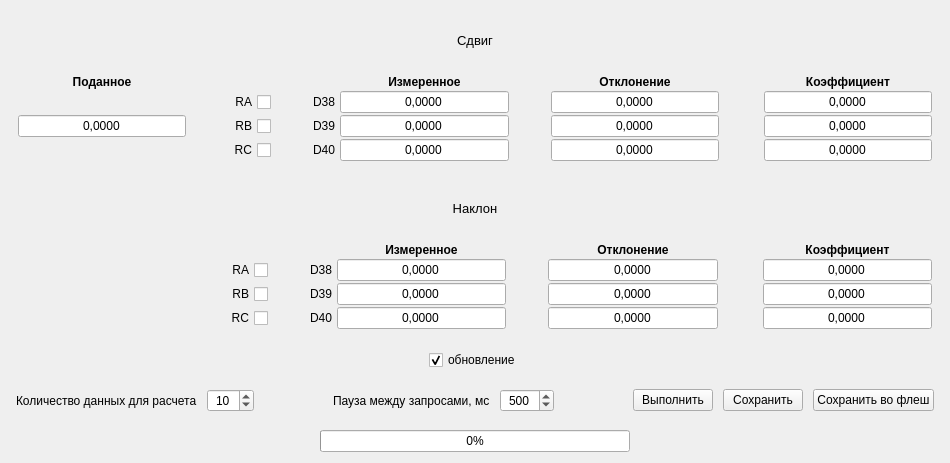
<?xml version="1.0" encoding="UTF-8"?>
<ui version="4.0">
 <class>CCalibrationWidgetBRUResistance</class>
 <widget class="QWidget" name="CCalibrationWidgetBRUResistance">
  <property name="geometry">
   <rect>
    <x>0</x>
    <y>0</y>
    <width>950</width>
    <height>463</height>
   </rect>
  </property>
  <property name="windowTitle">
   <string>Form</string>
  </property>
  <layout class="QVBoxLayout" name="verticalLayoutCentral_2">
   <item>
    <layout class="QVBoxLayout" name="verticalLayoutCentral">
     <property name="leftMargin">
      <number>5</number>
     </property>
     <property name="topMargin">
      <number>2</number>
     </property>
     <property name="rightMargin">
      <number>5</number>
     </property>
     <property name="bottomMargin">
      <number>2</number>
     </property>
     <item>
      <widget class="QLabel" name="label">
       <property name="font">
        <font>
         <pointsize>10</pointsize>
        </font>
       </property>
       <property name="text">
        <string>Сдвиг</string>
       </property>
       <property name="alignment">
        <set>Qt::AlignCenter</set>
       </property>
      </widget>
     </item>
     <item>
      <layout class="QGridLayout" name="gridLayoutShift" rowstretch="0,0,0,0">
       <property name="leftMargin">
        <number>2</number>
       </property>
       <property name="topMargin">
        <number>2</number>
       </property>
       <property name="rightMargin">
        <number>2</number>
       </property>
       <property name="bottomMargin">
        <number>2</number>
       </property>
       <property name="horizontalSpacing">
        <number>5</number>
       </property>
       <property name="verticalSpacing">
        <number>2</number>
       </property>
       <item row="0" column="7">
        <widget class="QLabel" name="label_10">
         <property name="font">
          <font>
           <weight>75</weight>
           <bold>true</bold>
          </font>
         </property>
         <property name="text">
          <string>Отклонение</string>
         </property>
         <property name="scaledContents">
          <bool>true</bool>
         </property>
         <property name="alignment">
          <set>Qt::AlignCenter</set>
         </property>
        </widget>
       </item>
       <item row="2" column="0">
        <widget class="CLineEdit" name="lineEditPowerStandardPhase">
         <property name="sizePolicy">
          <sizepolicy hsizetype="Expanding" vsizetype="Fixed">
           <horstretch>0</horstretch>
           <verstretch>0</verstretch>
          </sizepolicy>
         </property>
         <property name="toolTip">
          <string>Эталонное значение</string>
         </property>
         <property name="text">
          <string>0,0000</string>
         </property>
         <property name="alignment">
          <set>Qt::AlignCenter</set>
         </property>
        </widget>
       </item>
       <item row="1" column="4">
        <widget class="QLabel" name="label_5">
         <property name="sizePolicy">
          <sizepolicy hsizetype="Fixed" vsizetype="Fixed">
           <horstretch>0</horstretch>
           <verstretch>0</verstretch>
          </sizepolicy>
         </property>
         <property name="text">
          <string>D38</string>
         </property>
         <property name="scaledContents">
          <bool>true</bool>
         </property>
         <property name="alignment">
          <set>Qt::AlignCenter</set>
         </property>
        </widget>
       </item>
       <item row="2" column="6">
        <spacer name="horizontalSpacer_60">
         <property name="orientation">
          <enum>Qt::Horizontal</enum>
         </property>
         <property name="sizeType">
          <enum>QSizePolicy::Fixed</enum>
         </property>
         <property name="sizeHint" stdset="0">
          <size>
           <width>37</width>
           <height>17</height>
          </size>
         </property>
        </spacer>
       </item>
       <item row="2" column="8">
        <spacer name="horizontalSpacer_62">
         <property name="orientation">
          <enum>Qt::Horizontal</enum>
         </property>
         <property name="sizeType">
          <enum>QSizePolicy::Fixed</enum>
         </property>
         <property name="sizeHint" stdset="0">
          <size>
           <width>40</width>
           <height>20</height>
          </size>
         </property>
        </spacer>
       </item>
       <item row="2" column="9">
        <widget class="CLineEdit" name="lineEditFactorRBShift">
         <property name="sizePolicy">
          <sizepolicy hsizetype="Expanding" vsizetype="Fixed">
           <horstretch>0</horstretch>
           <verstretch>0</verstretch>
          </sizepolicy>
         </property>
         <property name="toolTip">
          <string>Расчитанный коэффициент для фазы В</string>
         </property>
         <property name="text">
          <string>0,0000</string>
         </property>
         <property name="alignment">
          <set>Qt::AlignCenter</set>
         </property>
        </widget>
       </item>
       <item row="2" column="4">
        <widget class="QLabel" name="label_4">
         <property name="sizePolicy">
          <sizepolicy hsizetype="Fixed" vsizetype="Fixed">
           <horstretch>0</horstretch>
           <verstretch>0</verstretch>
          </sizepolicy>
         </property>
         <property name="text">
          <string>D39</string>
         </property>
         <property name="scaledContents">
          <bool>true</bool>
         </property>
         <property name="alignment">
          <set>Qt::AlignCenter</set>
         </property>
        </widget>
       </item>
       <item row="3" column="7">
        <widget class="CLineEdit" name="lineEditDeviationRCShift">
         <property name="sizePolicy">
          <sizepolicy hsizetype="Expanding" vsizetype="Fixed">
           <horstretch>0</horstretch>
           <verstretch>0</verstretch>
          </sizepolicy>
         </property>
         <property name="toolTip">
          <string>Среднеквадратическое значение фазы С</string>
         </property>
         <property name="text">
          <string>0,0000</string>
         </property>
         <property name="alignment">
          <set>Qt::AlignCenter</set>
         </property>
         <property name="readOnly">
          <bool>true</bool>
         </property>
        </widget>
       </item>
       <item row="1" column="5">
        <widget class="CLineEdit" name="lineEditMeasuredD38Shift">
         <property name="sizePolicy">
          <sizepolicy hsizetype="Expanding" vsizetype="Fixed">
           <horstretch>0</horstretch>
           <verstretch>0</verstretch>
          </sizepolicy>
         </property>
         <property name="toolTip">
          <string>&lt;html&gt;&lt;head/&gt;&lt;body&gt;&lt;p&gt;Среднее арифметическое значение фазы А&lt;/p&gt;&lt;/body&gt;&lt;/html&gt;</string>
         </property>
         <property name="text">
          <string>0,0000</string>
         </property>
         <property name="alignment">
          <set>Qt::AlignCenter</set>
         </property>
         <property name="readOnly">
          <bool>true</bool>
         </property>
        </widget>
       </item>
       <item row="0" column="0">
        <widget class="QLabel" name="label_7">
         <property name="font">
          <font>
           <weight>75</weight>
           <bold>true</bold>
          </font>
         </property>
         <property name="text">
          <string>Поданное</string>
         </property>
         <property name="scaledContents">
          <bool>true</bool>
         </property>
         <property name="alignment">
          <set>Qt::AlignCenter</set>
         </property>
        </widget>
       </item>
       <item row="2" column="5">
        <widget class="CLineEdit" name="lineEditMeasuredD39Shift">
         <property name="sizePolicy">
          <sizepolicy hsizetype="Expanding" vsizetype="Fixed">
           <horstretch>0</horstretch>
           <verstretch>0</verstretch>
          </sizepolicy>
         </property>
         <property name="toolTip">
          <string>&lt;html&gt;&lt;head/&gt;&lt;body&gt;&lt;p&gt;Среднее арифметическое значение фазы В&lt;/p&gt;&lt;/body&gt;&lt;/html&gt;</string>
         </property>
         <property name="text">
          <string>0,0000</string>
         </property>
         <property name="alignment">
          <set>Qt::AlignCenter</set>
         </property>
         <property name="readOnly">
          <bool>true</bool>
         </property>
        </widget>
       </item>
       <item row="2" column="3">
        <spacer name="horizontalSpacer_69">
         <property name="orientation">
          <enum>Qt::Horizontal</enum>
         </property>
         <property name="sizeType">
          <enum>QSizePolicy::Fixed</enum>
         </property>
         <property name="sizeHint" stdset="0">
          <size>
           <width>37</width>
           <height>17</height>
          </size>
         </property>
        </spacer>
       </item>
       <item row="1" column="9">
        <widget class="CLineEdit" name="lineEditFactorRAShift">
         <property name="sizePolicy">
          <sizepolicy hsizetype="Expanding" vsizetype="Fixed">
           <horstretch>0</horstretch>
           <verstretch>0</verstretch>
          </sizepolicy>
         </property>
         <property name="toolTip">
          <string>Расчитанный коэффициент для фазы А</string>
         </property>
         <property name="text">
          <string>0,0000</string>
         </property>
         <property name="alignment">
          <set>Qt::AlignCenter</set>
         </property>
        </widget>
       </item>
       <item row="3" column="5">
        <widget class="CLineEdit" name="lineEditMeasuredD40Shift">
         <property name="sizePolicy">
          <sizepolicy hsizetype="Expanding" vsizetype="Fixed">
           <horstretch>0</horstretch>
           <verstretch>0</verstretch>
          </sizepolicy>
         </property>
         <property name="toolTip">
          <string>&lt;html&gt;&lt;head/&gt;&lt;body&gt;&lt;p&gt;Среднее арифметическое значение фазы С&lt;/p&gt;&lt;/body&gt;&lt;/html&gt;</string>
         </property>
         <property name="text">
          <string>0,0000</string>
         </property>
         <property name="alignment">
          <set>Qt::AlignCenter</set>
         </property>
         <property name="readOnly">
          <bool>true</bool>
         </property>
        </widget>
       </item>
       <item row="0" column="9">
        <widget class="QLabel" name="label_9">
         <property name="font">
          <font>
           <weight>75</weight>
           <bold>true</bold>
          </font>
         </property>
         <property name="text">
          <string>Коэффициент</string>
         </property>
         <property name="scaledContents">
          <bool>true</bool>
         </property>
         <property name="alignment">
          <set>Qt::AlignCenter</set>
         </property>
        </widget>
       </item>
       <item row="1" column="7">
        <widget class="CLineEdit" name="lineEditDeviationRAShift">
         <property name="sizePolicy">
          <sizepolicy hsizetype="Expanding" vsizetype="Fixed">
           <horstretch>0</horstretch>
           <verstretch>0</verstretch>
          </sizepolicy>
         </property>
         <property name="toolTip">
          <string>Среднеквадратическое значение фазы А</string>
         </property>
         <property name="text">
          <string>0,0000</string>
         </property>
         <property name="alignment">
          <set>Qt::AlignCenter</set>
         </property>
         <property name="readOnly">
          <bool>true</bool>
         </property>
        </widget>
       </item>
       <item row="2" column="2">
        <widget class="QCheckBox" name="checkBoxRBShift">
         <property name="sizePolicy">
          <sizepolicy hsizetype="Fixed" vsizetype="Fixed">
           <horstretch>0</horstretch>
           <verstretch>0</verstretch>
          </sizepolicy>
         </property>
         <property name="toolTip">
          <string>Состояние фазы В</string>
         </property>
         <property name="layoutDirection">
          <enum>Qt::RightToLeft</enum>
         </property>
         <property name="text">
          <string>RB</string>
         </property>
        </widget>
       </item>
       <item row="3" column="2">
        <widget class="QCheckBox" name="checkBoxRCShift">
         <property name="sizePolicy">
          <sizepolicy hsizetype="Fixed" vsizetype="Fixed">
           <horstretch>0</horstretch>
           <verstretch>0</verstretch>
          </sizepolicy>
         </property>
         <property name="toolTip">
          <string>Состояние фазы С</string>
         </property>
         <property name="layoutDirection">
          <enum>Qt::RightToLeft</enum>
         </property>
         <property name="text">
          <string>RC</string>
         </property>
        </widget>
       </item>
       <item row="3" column="9">
        <widget class="CLineEdit" name="lineEditFactorRCShift">
         <property name="sizePolicy">
          <sizepolicy hsizetype="Expanding" vsizetype="Fixed">
           <horstretch>0</horstretch>
           <verstretch>0</verstretch>
          </sizepolicy>
         </property>
         <property name="toolTip">
          <string>Расчитанный коэффициент для фазы С</string>
         </property>
         <property name="text">
          <string>0,0000</string>
         </property>
         <property name="alignment">
          <set>Qt::AlignCenter</set>
         </property>
        </widget>
       </item>
       <item row="2" column="7">
        <widget class="CLineEdit" name="lineEditDeviationRBShift">
         <property name="sizePolicy">
          <sizepolicy hsizetype="Expanding" vsizetype="Fixed">
           <horstretch>0</horstretch>
           <verstretch>0</verstretch>
          </sizepolicy>
         </property>
         <property name="toolTip">
          <string>Среднеквадратическое значение фазы В</string>
         </property>
         <property name="text">
          <string>0,0000</string>
         </property>
         <property name="alignment">
          <set>Qt::AlignCenter</set>
         </property>
         <property name="readOnly">
          <bool>true</bool>
         </property>
        </widget>
       </item>
       <item row="3" column="4">
        <widget class="QLabel" name="label_6">
         <property name="sizePolicy">
          <sizepolicy hsizetype="Fixed" vsizetype="Fixed">
           <horstretch>0</horstretch>
           <verstretch>0</verstretch>
          </sizepolicy>
         </property>
         <property name="text">
          <string>D40</string>
         </property>
         <property name="scaledContents">
          <bool>true</bool>
         </property>
         <property name="alignment">
          <set>Qt::AlignCenter</set>
         </property>
        </widget>
       </item>
       <item row="2" column="1">
        <spacer name="horizontalSpacer_63">
         <property name="orientation">
          <enum>Qt::Horizontal</enum>
         </property>
         <property name="sizeType">
          <enum>QSizePolicy::Fixed</enum>
         </property>
         <property name="sizeHint" stdset="0">
          <size>
           <width>37</width>
           <height>17</height>
          </size>
         </property>
        </spacer>
       </item>
       <item row="0" column="5">
        <widget class="QLabel" name="label_8">
         <property name="font">
          <font>
           <weight>75</weight>
           <bold>true</bold>
          </font>
         </property>
         <property name="text">
          <string>Измеренное</string>
         </property>
         <property name="scaledContents">
          <bool>true</bool>
         </property>
         <property name="alignment">
          <set>Qt::AlignCenter</set>
         </property>
        </widget>
       </item>
       <item row="1" column="2">
        <widget class="QCheckBox" name="checkBoxRAShift">
         <property name="sizePolicy">
          <sizepolicy hsizetype="Fixed" vsizetype="Fixed">
           <horstretch>0</horstretch>
           <verstretch>0</verstretch>
          </sizepolicy>
         </property>
         <property name="toolTip">
          <string>Состояние фазы А</string>
         </property>
         <property name="layoutDirection">
          <enum>Qt::RightToLeft</enum>
         </property>
         <property name="text">
          <string>RA</string>
         </property>
         <property name="checked">
          <bool>false</bool>
         </property>
        </widget>
       </item>
      </layout>
     </item>
     <item>
      <spacer name="verticalSpacer_9">
       <property name="orientation">
        <enum>Qt::Vertical</enum>
       </property>
       <property name="sizeType">
        <enum>QSizePolicy::Fixed</enum>
       </property>
       <property name="sizeHint" stdset="0">
        <size>
         <width>20</width>
         <height>13</height>
        </size>
       </property>
      </spacer>
     </item>
     <item>
      <widget class="QLabel" name="label_2">
       <property name="font">
        <font>
         <pointsize>10</pointsize>
        </font>
       </property>
       <property name="text">
        <string>Наклон</string>
       </property>
       <property name="alignment">
        <set>Qt::AlignCenter</set>
       </property>
      </widget>
     </item>
     <item>
      <layout class="QGridLayout" name="gridLayoutIncline" rowstretch="0,0,0,0">
       <property name="leftMargin">
        <number>2</number>
       </property>
       <property name="topMargin">
        <number>2</number>
       </property>
       <property name="rightMargin">
        <number>2</number>
       </property>
       <property name="bottomMargin">
        <number>2</number>
       </property>
       <property name="horizontalSpacing">
        <number>5</number>
       </property>
       <property name="verticalSpacing">
        <number>2</number>
       </property>
       <item row="3" column="9">
        <widget class="CLineEdit" name="lineEditFactorRCIncline">
         <property name="sizePolicy">
          <sizepolicy hsizetype="Expanding" vsizetype="Fixed">
           <horstretch>0</horstretch>
           <verstretch>0</verstretch>
          </sizepolicy>
         </property>
         <property name="toolTip">
          <string>Расчитанный коэффициент для фазы С</string>
         </property>
         <property name="text">
          <string>0,0000</string>
         </property>
         <property name="alignment">
          <set>Qt::AlignCenter</set>
         </property>
        </widget>
       </item>
       <item row="0" column="7">
        <widget class="QLabel" name="label_20">
         <property name="font">
          <font>
           <weight>75</weight>
           <bold>true</bold>
          </font>
         </property>
         <property name="text">
          <string>Отклонение</string>
         </property>
         <property name="scaledContents">
          <bool>true</bool>
         </property>
         <property name="alignment">
          <set>Qt::AlignCenter</set>
         </property>
        </widget>
       </item>
       <item row="2" column="5">
        <widget class="CLineEdit" name="lineEditMeasuredD39Incline">
         <property name="sizePolicy">
          <sizepolicy hsizetype="Expanding" vsizetype="Fixed">
           <horstretch>0</horstretch>
           <verstretch>0</verstretch>
          </sizepolicy>
         </property>
         <property name="toolTip">
          <string>&lt;html&gt;&lt;head/&gt;&lt;body&gt;&lt;p&gt;Среднее арифметическое значение фазы В&lt;/p&gt;&lt;/body&gt;&lt;/html&gt;</string>
         </property>
         <property name="text">
          <string>0,0000</string>
         </property>
         <property name="alignment">
          <set>Qt::AlignCenter</set>
         </property>
         <property name="readOnly">
          <bool>true</bool>
         </property>
        </widget>
       </item>
       <item row="0" column="9">
        <widget class="QLabel" name="label_18">
         <property name="font">
          <font>
           <weight>75</weight>
           <bold>true</bold>
          </font>
         </property>
         <property name="text">
          <string>Коэффициент</string>
         </property>
         <property name="scaledContents">
          <bool>true</bool>
         </property>
         <property name="alignment">
          <set>Qt::AlignCenter</set>
         </property>
        </widget>
       </item>
       <item row="3" column="7">
        <widget class="CLineEdit" name="lineEditDeviationRCIncline">
         <property name="sizePolicy">
          <sizepolicy hsizetype="Expanding" vsizetype="Fixed">
           <horstretch>0</horstretch>
           <verstretch>0</verstretch>
          </sizepolicy>
         </property>
         <property name="toolTip">
          <string>Среднеквадратическое значение фазы С</string>
         </property>
         <property name="text">
          <string>0,0000</string>
         </property>
         <property name="alignment">
          <set>Qt::AlignCenter</set>
         </property>
         <property name="readOnly">
          <bool>true</bool>
         </property>
        </widget>
       </item>
       <item row="1" column="7">
        <widget class="CLineEdit" name="lineEditDeviationRAIncline">
         <property name="sizePolicy">
          <sizepolicy hsizetype="Expanding" vsizetype="Fixed">
           <horstretch>0</horstretch>
           <verstretch>0</verstretch>
          </sizepolicy>
         </property>
         <property name="toolTip">
          <string>Среднеквадратическое значение фазы А</string>
         </property>
         <property name="text">
          <string>0,0000</string>
         </property>
         <property name="alignment">
          <set>Qt::AlignCenter</set>
         </property>
         <property name="readOnly">
          <bool>true</bool>
         </property>
        </widget>
       </item>
       <item row="2" column="7">
        <widget class="CLineEdit" name="lineEditDeviationRBIncline">
         <property name="sizePolicy">
          <sizepolicy hsizetype="Expanding" vsizetype="Fixed">
           <horstretch>0</horstretch>
           <verstretch>0</verstretch>
          </sizepolicy>
         </property>
         <property name="toolTip">
          <string>Среднеквадратическое значение фазы В</string>
         </property>
         <property name="text">
          <string>0,0000</string>
         </property>
         <property name="alignment">
          <set>Qt::AlignCenter</set>
         </property>
         <property name="readOnly">
          <bool>true</bool>
         </property>
        </widget>
       </item>
       <item row="2" column="4">
        <widget class="QLabel" name="label_16">
         <property name="sizePolicy">
          <sizepolicy hsizetype="Fixed" vsizetype="Fixed">
           <horstretch>0</horstretch>
           <verstretch>0</verstretch>
          </sizepolicy>
         </property>
         <property name="text">
          <string>D39</string>
         </property>
         <property name="scaledContents">
          <bool>true</bool>
         </property>
         <property name="alignment">
          <set>Qt::AlignCenter</set>
         </property>
        </widget>
       </item>
       <item row="2" column="8">
        <spacer name="horizontalSpacer_64">
         <property name="orientation">
          <enum>Qt::Horizontal</enum>
         </property>
         <property name="sizeType">
          <enum>QSizePolicy::Fixed</enum>
         </property>
         <property name="sizeHint" stdset="0">
          <size>
           <width>40</width>
           <height>20</height>
          </size>
         </property>
        </spacer>
       </item>
       <item row="1" column="5">
        <widget class="CLineEdit" name="lineEditMeasuredD38Incline">
         <property name="sizePolicy">
          <sizepolicy hsizetype="Expanding" vsizetype="Fixed">
           <horstretch>0</horstretch>
           <verstretch>0</verstretch>
          </sizepolicy>
         </property>
         <property name="toolTip">
          <string>&lt;html&gt;&lt;head/&gt;&lt;body&gt;&lt;p&gt;Среднее арифметическое значение фазы А&lt;/p&gt;&lt;/body&gt;&lt;/html&gt;</string>
         </property>
         <property name="text">
          <string>0,0000</string>
         </property>
         <property name="alignment">
          <set>Qt::AlignCenter</set>
         </property>
         <property name="readOnly">
          <bool>true</bool>
         </property>
        </widget>
       </item>
       <item row="1" column="4">
        <widget class="QLabel" name="label_15">
         <property name="sizePolicy">
          <sizepolicy hsizetype="Fixed" vsizetype="Fixed">
           <horstretch>0</horstretch>
           <verstretch>0</verstretch>
          </sizepolicy>
         </property>
         <property name="text">
          <string>D38</string>
         </property>
         <property name="scaledContents">
          <bool>true</bool>
         </property>
         <property name="alignment">
          <set>Qt::AlignCenter</set>
         </property>
        </widget>
       </item>
       <item row="0" column="5">
        <widget class="QLabel" name="label_19">
         <property name="font">
          <font>
           <weight>75</weight>
           <bold>true</bold>
          </font>
         </property>
         <property name="text">
          <string>Измеренное</string>
         </property>
         <property name="scaledContents">
          <bool>true</bool>
         </property>
         <property name="alignment">
          <set>Qt::AlignCenter</set>
         </property>
        </widget>
       </item>
       <item row="1" column="2">
        <widget class="QCheckBox" name="checkBoxRAIncline">
         <property name="sizePolicy">
          <sizepolicy hsizetype="Fixed" vsizetype="Fixed">
           <horstretch>0</horstretch>
           <verstretch>0</verstretch>
          </sizepolicy>
         </property>
         <property name="toolTip">
          <string>Состояние фазы А</string>
         </property>
         <property name="layoutDirection">
          <enum>Qt::RightToLeft</enum>
         </property>
         <property name="text">
          <string>RA</string>
         </property>
         <property name="checked">
          <bool>false</bool>
         </property>
        </widget>
       </item>
       <item row="2" column="6">
        <spacer name="horizontalSpacer_61">
         <property name="orientation">
          <enum>Qt::Horizontal</enum>
         </property>
         <property name="sizeType">
          <enum>QSizePolicy::Fixed</enum>
         </property>
         <property name="sizeHint" stdset="0">
          <size>
           <width>37</width>
           <height>17</height>
          </size>
         </property>
        </spacer>
       </item>
       <item row="1" column="9">
        <widget class="CLineEdit" name="lineEditFactorRAIncline">
         <property name="sizePolicy">
          <sizepolicy hsizetype="Expanding" vsizetype="Fixed">
           <horstretch>0</horstretch>
           <verstretch>0</verstretch>
          </sizepolicy>
         </property>
         <property name="toolTip">
          <string>Расчитанный коэффициент для фазы А</string>
         </property>
         <property name="text">
          <string>0,0000</string>
         </property>
         <property name="alignment">
          <set>Qt::AlignCenter</set>
         </property>
        </widget>
       </item>
       <item row="3" column="5">
        <widget class="CLineEdit" name="lineEditMeasuredD40Incline">
         <property name="sizePolicy">
          <sizepolicy hsizetype="Expanding" vsizetype="Fixed">
           <horstretch>0</horstretch>
           <verstretch>0</verstretch>
          </sizepolicy>
         </property>
         <property name="toolTip">
          <string>&lt;html&gt;&lt;head/&gt;&lt;body&gt;&lt;p&gt;Среднее арифметическое значение фазы С&lt;/p&gt;&lt;/body&gt;&lt;/html&gt;</string>
         </property>
         <property name="text">
          <string>0,0000</string>
         </property>
         <property name="alignment">
          <set>Qt::AlignCenter</set>
         </property>
         <property name="readOnly">
          <bool>true</bool>
         </property>
        </widget>
       </item>
       <item row="3" column="4">
        <widget class="QLabel" name="label_12">
         <property name="sizePolicy">
          <sizepolicy hsizetype="Fixed" vsizetype="Fixed">
           <horstretch>0</horstretch>
           <verstretch>0</verstretch>
          </sizepolicy>
         </property>
         <property name="text">
          <string>D40</string>
         </property>
         <property name="scaledContents">
          <bool>true</bool>
         </property>
         <property name="alignment">
          <set>Qt::AlignCenter</set>
         </property>
        </widget>
       </item>
       <item row="3" column="2">
        <widget class="QCheckBox" name="checkBoxRCIncline">
         <property name="sizePolicy">
          <sizepolicy hsizetype="Fixed" vsizetype="Fixed">
           <horstretch>0</horstretch>
           <verstretch>0</verstretch>
          </sizepolicy>
         </property>
         <property name="toolTip">
          <string>Состояние фазы С</string>
         </property>
         <property name="layoutDirection">
          <enum>Qt::RightToLeft</enum>
         </property>
         <property name="text">
          <string>RC</string>
         </property>
        </widget>
       </item>
       <item row="2" column="1">
        <spacer name="horizontalSpacer_65">
         <property name="orientation">
          <enum>Qt::Horizontal</enum>
         </property>
         <property name="sizeType">
          <enum>QSizePolicy::Fixed</enum>
         </property>
         <property name="sizeHint" stdset="0">
          <size>
           <width>37</width>
           <height>17</height>
          </size>
         </property>
        </spacer>
       </item>
       <item row="2" column="9">
        <widget class="CLineEdit" name="lineEditFactorRBIncline">
         <property name="sizePolicy">
          <sizepolicy hsizetype="Expanding" vsizetype="Fixed">
           <horstretch>0</horstretch>
           <verstretch>0</verstretch>
          </sizepolicy>
         </property>
         <property name="toolTip">
          <string>Расчитанный коэффициент для фазы В</string>
         </property>
         <property name="text">
          <string>0,0000</string>
         </property>
         <property name="alignment">
          <set>Qt::AlignCenter</set>
         </property>
        </widget>
       </item>
       <item row="2" column="2">
        <widget class="QCheckBox" name="checkBoxRBIncline">
         <property name="sizePolicy">
          <sizepolicy hsizetype="Fixed" vsizetype="Fixed">
           <horstretch>0</horstretch>
           <verstretch>0</verstretch>
          </sizepolicy>
         </property>
         <property name="toolTip">
          <string>Состояние фазы В</string>
         </property>
         <property name="layoutDirection">
          <enum>Qt::RightToLeft</enum>
         </property>
         <property name="text">
          <string>RB</string>
         </property>
        </widget>
       </item>
       <item row="2" column="3">
        <spacer name="horizontalSpacer_70">
         <property name="orientation">
          <enum>Qt::Horizontal</enum>
         </property>
         <property name="sizeType">
          <enum>QSizePolicy::Fixed</enum>
         </property>
         <property name="sizeHint" stdset="0">
          <size>
           <width>37</width>
           <height>17</height>
          </size>
         </property>
        </spacer>
       </item>
       <item row="2" column="0">
        <spacer name="horizontalSpacer_7">
         <property name="orientation">
          <enum>Qt::Horizontal</enum>
         </property>
         <property name="sizeHint" stdset="0">
          <size>
           <width>40</width>
           <height>20</height>
          </size>
         </property>
        </spacer>
       </item>
      </layout>
     </item>
     <item>
      <spacer name="verticalSpacer_7">
       <property name="orientation">
        <enum>Qt::Vertical</enum>
       </property>
       <property name="sizeType">
        <enum>QSizePolicy::Fixed</enum>
       </property>
       <property name="sizeHint" stdset="0">
        <size>
         <width>20</width>
         <height>13</height>
        </size>
       </property>
      </spacer>
     </item>
     <item>
      <layout class="QHBoxLayout" name="horizontalLayout_2">
       <item>
        <spacer name="horizontalSpacer">
         <property name="orientation">
          <enum>Qt::Horizontal</enum>
         </property>
         <property name="sizeHint" stdset="0">
          <size>
           <width>40</width>
           <height>20</height>
          </size>
         </property>
        </spacer>
       </item>
       <item>
        <widget class="QCheckBox" name="checkBoxCalculateValueUpdate">
         <property name="text">
          <string>обновление</string>
         </property>
         <property name="checked">
          <bool>true</bool>
         </property>
        </widget>
       </item>
       <item>
        <spacer name="horizontalSpacer_6">
         <property name="orientation">
          <enum>Qt::Horizontal</enum>
         </property>
         <property name="sizeHint" stdset="0">
          <size>
           <width>40</width>
           <height>20</height>
          </size>
         </property>
        </spacer>
       </item>
      </layout>
     </item>
     <item>
      <spacer name="verticalSpacer_10">
       <property name="orientation">
        <enum>Qt::Vertical</enum>
       </property>
       <property name="sizeType">
        <enum>QSizePolicy::Fixed</enum>
       </property>
       <property name="sizeHint" stdset="0">
        <size>
         <width>914</width>
         <height>13</height>
        </size>
       </property>
      </spacer>
     </item>
     <item>
      <layout class="QHBoxLayout" name="horizontalLayout">
       <property name="spacing">
        <number>10</number>
       </property>
       <item>
        <widget class="QLabel" name="label_13">
         <property name="text">
          <string>Количество данных для расчета</string>
         </property>
        </widget>
       </item>
       <item>
        <widget class="QSpinBox" name="spinBoxSetDataCount">
         <property name="alignment">
          <set>Qt::AlignCenter</set>
         </property>
         <property name="minimum">
          <number>1</number>
         </property>
         <property name="maximum">
          <number>100</number>
         </property>
         <property name="value">
          <number>10</number>
         </property>
        </widget>
       </item>
       <item>
        <spacer name="horizontalSpacer_2">
         <property name="orientation">
          <enum>Qt::Horizontal</enum>
         </property>
         <property name="sizeHint" stdset="0">
          <size>
           <width>40</width>
           <height>20</height>
          </size>
         </property>
        </spacer>
       </item>
       <item>
        <widget class="QLabel" name="label_14">
         <property name="text">
          <string>Пауза между запросами, мс</string>
         </property>
        </widget>
       </item>
       <item>
        <widget class="QSpinBox" name="spinBoxPauseRequest">
         <property name="sizePolicy">
          <sizepolicy hsizetype="Fixed" vsizetype="Fixed">
           <horstretch>0</horstretch>
           <verstretch>0</verstretch>
          </sizepolicy>
         </property>
         <property name="alignment">
          <set>Qt::AlignCenter</set>
         </property>
         <property name="minimum">
          <number>100</number>
         </property>
         <property name="maximum">
          <number>2000</number>
         </property>
         <property name="singleStep">
          <number>100</number>
         </property>
         <property name="value">
          <number>500</number>
         </property>
        </widget>
       </item>
       <item>
        <spacer name="horizontalSpacer_3">
         <property name="orientation">
          <enum>Qt::Horizontal</enum>
         </property>
         <property name="sizeHint" stdset="0">
          <size>
           <width>40</width>
           <height>20</height>
          </size>
         </property>
        </spacer>
       </item>
       <item>
        <widget class="QPushButton" name="pushButtonCalibration">
         <property name="text">
          <string>Выполнить</string>
         </property>
         <property name="checkable">
          <bool>true</bool>
         </property>
        </widget>
       </item>
       <item>
        <widget class="QPushButton" name="pushButtonApply">
         <property name="text">
          <string>Сохранить</string>
         </property>
        </widget>
       </item>
       <item>
        <widget class="QPushButton" name="pushButtonSaveToFlash">
         <property name="text">
          <string>Сохранить во флеш</string>
         </property>
        </widget>
       </item>
      </layout>
     </item>
    </layout>
   </item>
   <item>
    <spacer name="verticalSpacer_12">
     <property name="orientation">
      <enum>Qt::Vertical</enum>
     </property>
     <property name="sizeType">
      <enum>QSizePolicy::Fixed</enum>
     </property>
     <property name="sizeHint" stdset="0">
      <size>
       <width>914</width>
       <height>10</height>
      </size>
     </property>
    </spacer>
   </item>
   <item>
    <layout class="QHBoxLayout" name="horizontalLayout_3">
     <item>
      <spacer name="horizontalSpacer_4">
       <property name="orientation">
        <enum>Qt::Horizontal</enum>
       </property>
       <property name="sizeHint" stdset="0">
        <size>
         <width>40</width>
         <height>20</height>
        </size>
       </property>
      </spacer>
     </item>
     <item>
      <widget class="QProgressBar" name="progressBarDataSet">
       <property name="value">
        <number>0</number>
       </property>
       <property name="alignment">
        <set>Qt::AlignCenter</set>
       </property>
      </widget>
     </item>
     <item>
      <spacer name="horizontalSpacer_5">
       <property name="orientation">
        <enum>Qt::Horizontal</enum>
       </property>
       <property name="sizeHint" stdset="0">
        <size>
         <width>40</width>
         <height>20</height>
        </size>
       </property>
      </spacer>
     </item>
    </layout>
   </item>
  </layout>
 </widget>
 <customwidgets>
  <customwidget>
   <class>CLineEdit</class>
   <extends>QLineEdit</extends>
   <header>clineedit.h</header>
  </customwidget>
 </customwidgets>
 <resources/>
 <connections/>
</ui>
